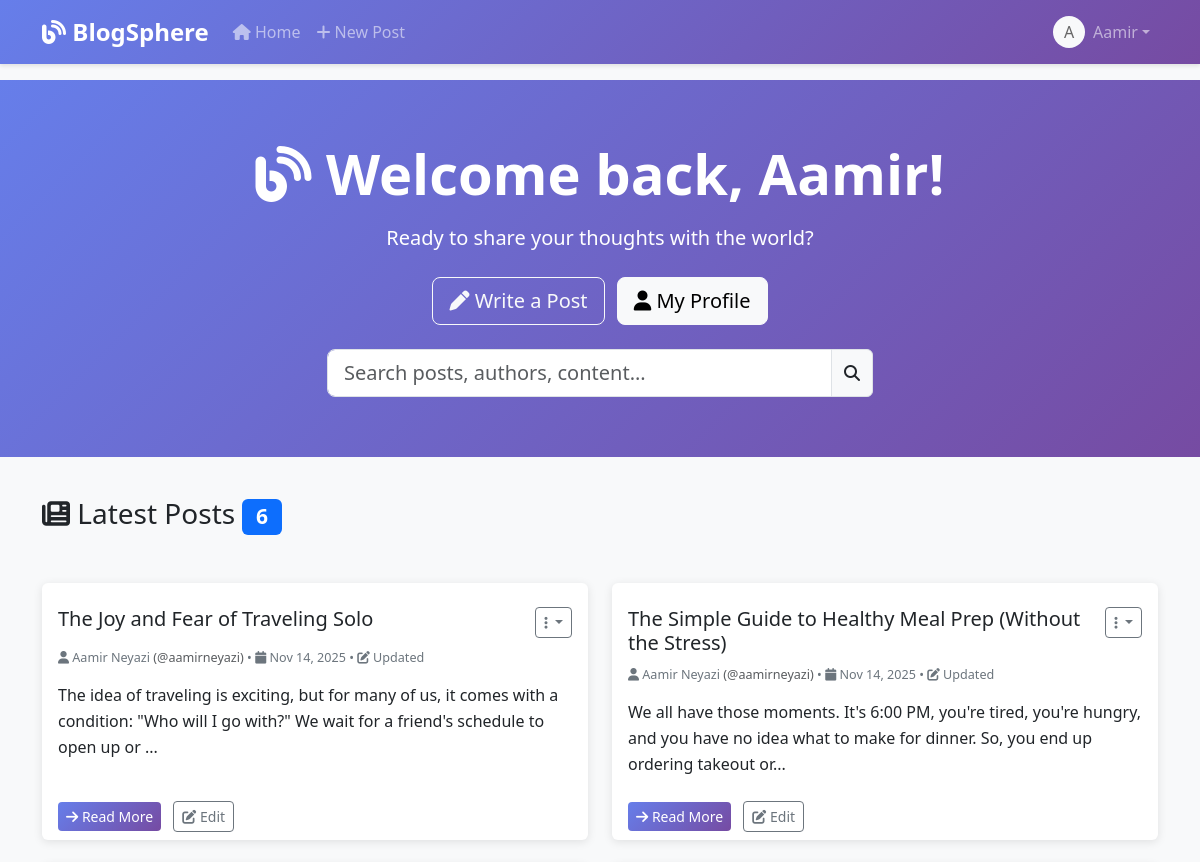
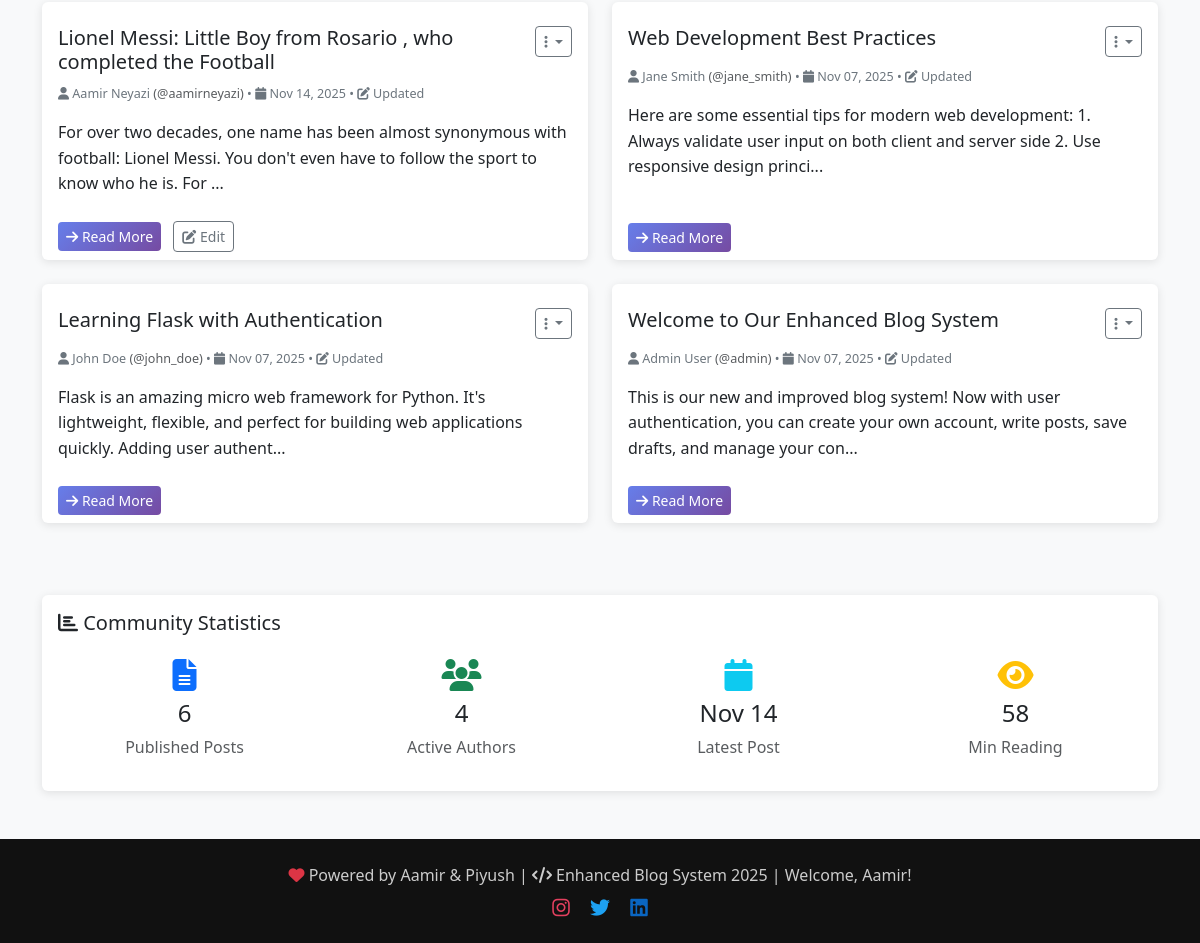
Page / (signed in) on the committed database (2 pictures, top to bottom).
### app.py (models this page shows, shortened)
class User(UserMixin, db.Model):
    id = db.Column(db.Integer, primary_key=True)
    username = db.Column(db.String(80), unique=True, nullable=False)
    email = db.Column(db.String(120), unique=True, nullable=False)
    password_hash = db.Column(db.String(120), nullable=False)
    first_name = db.Column(db.String(50), nullable=False)
    last_name = db.Column(db.String(50), nullable=False)
    bio = db.Column(db.Text)
    created_at = db.Column(db.DateTime, default=datetime.utcnow)
    is_active = db.Column(db.Boolean, default=True)
    posts = db.relationship('Post', backref='author', lazy=True, cascade='all, delete-orphan')
    is_admin = db.Column(db.Boolean, nullable=False, default=False)
    def get_full_name(self):
        return f"{self.first_name} {self.last_name}"

class Post(db.Model):
    id = db.Column(db.Integer, primary_key=True)
    title = db.Column(db.String(200), nullable=False)
    content = db.Column(db.Text, nullable=False)
    created_at = db.Column(db.DateTime, default=datetime.utcnow)
    updated_at = db.Column(db.DateTime, default=datetime.utcnow, onupdate=datetime.utcnow)
    user_id = db.Column(db.Integer, db.ForeignKey('user.id'), nullable=False)
    is_published = db.Column(db.Boolean, default=True)

### app.py (the view)
@app.route('/')
def index():
    posts = Post.query.filter_by(is_published=True).order_by(Post.created_at.desc()).all()
    return render_template('index.html', posts=posts)

### app.py (called while the page is built)
@login_manager.user_loader
def load_user(user_id):
    return User.query.get(int(user_id))

### templates/index.html (shortened to what this page needs)
{% extends "base.html" %}
{% block content %}
<section class="hero-section">
    <div class="container text-center">
        {% if current_user.is_authenticated %}
        <h1 class="display-4 fw-bold mb-3">
            <i class="fas fa-blog"></i> Welcome back, {{ current_user.first_name }}!
        </h1>
        <p class="lead mb-4">Ready to share your thoughts with the world?</p>
        <a href="{{ url_for('create_post') }}" class="btn btn-outline-light btn-lg me-2">
            <i class="fas fa-pen"></i> Write a Post
        </a>
        <a href="{{ url_for('profile') }}" class="btn btn-light btn-lg">
            <i class="fas fa-user"></i> My Profile
        </a>
        {% endif %}
    </div>
</section>
<div class="container">
    {% if posts %}
    <div class="row">
        <div class="col-12 mb-4">
            <h2 class="h3 mb-4">
                <i class="fas fa-newspaper"></i> Latest Posts
                <span class="badge bg-primary">{{ posts|length }}</span>
            </h2>
        </div>
    </div>
    <div class="row">
        {% for post in posts %}
        <div class="col-lg-6 col-md-6 mb-4">
            <div class="card h-100">
                <div class="card-header bg-transparent border-0 pt-4">
                    <div class="d-flex justify-content-between align-items-start">
                        <h5 class="card-title mb-0">
                            <a href="{{ url_for('view_post', post_id=post.id) }}"
                                class="text-decoration-none text-dark">
                                {{ post.title }}
                            </a>
                        </h5>
                        <div class="dropdown">
                            <button class="btn btn-sm btn-outline-secondary dropdown-toggle" type="button"
                                data-bs-toggle="dropdown">
                                <i class="fas fa-ellipsis-v"></i>
                            </button>
                        </div>
                    </div>
                </div>
                <div class="card-body pt-0">
                    <div class="post-meta mb-3">
                        <small>
                            <i class="fas fa-user"></i> {{ post.author.get_full_name() }}
                            <span class="text-muted">(@{{ post.author.username }})</span> •
                            <i class="fas fa-calendar"></i> {{ post.created_at.strftime('%b %d, %Y') }}
                            {% if post.updated_at != post.created_at %}
                            • <i class="fas fa-edit"></i> Updated
                            {% endif %}
                        </small>
                    </div>
                    <p class="card-text post-content">
                        {% if post.content|length > 150 %}
                        {{ post.content[:150] }}...
                        {% else %}
                        {{ post.content }}
                        {% endif %}
                    </p>
                </div>
                <div class="card-footer bg-transparent border-0">
                    <a href="{{ url_for('view_post', post_id=post.id) }}" class="btn btn-primary btn-sm">
                        <i class="fas fa-arrow-right"></i> Read More
                    </a>
                    {% if current_user.is_authenticated and current_user.id == post.user_id %}
                    <a href="{{ url_for('edit_post', post_id=post.id) }}" class="btn btn-outline-secondary btn-sm ms-2">
                        <i class="fas fa-edit"></i> Edit
                    </a>
                    {% endif %}
                </div>
            </div>
        </div>
        {% if loop.index % 2 == 0 %}
    </div>
    <div class="row">
        {% endif %}
        {% endfor %}
    </div>
    {% endif %}
    {% if posts %}
    <div class="row mt-5">
        <div class="col-12">
            <div class="card">
                <div class="card-body">
                    <h5 class="card-title">
                        <i class="fas fa-chart-bar"></i> Community Statistics
                    </h5>
                    <div class="row text-center">
                        <div class="col-md-3">
                            <div class="p-3">
                                <i class="fas fa-file-alt fa-2x text-primary mb-2"></i>
                                <h4>{{ posts|length }}</h4>
                                <p class="text-muted mb-0">Published Posts</p>
                            </div>
                        </div>
                        <div class="col-md-3">
                            <div class="p-3">
                                <i class="fas fa-users fa-2x text-success mb-2"></i>
                                <h4>{{ posts|map(attribute='author')|map(attribute='username')|unique|list|length }}
                                </h4>
                                <p class="text-muted mb-0">Active Authors</p>
                            </div>
                        </div>
                        <div class="col-md-3">
                            <div class="p-3">
                                <i class="fas fa-calendar fa-2x text-info mb-2"></i>
                                <h4>{{ posts[0].created_at.strftime('%b %d') if posts else 'N/A' }}</h4>
                                <p class="text-muted mb-0">Latest Post</p>
                            </div>
                        </div>
                        <div class="col-md-3">
                            <div class="p-3">
                                <i class="fas fa-eye fa-2x text-warning mb-2"></i>
                                <h4>
                                    {{ (posts|map(attribute='content')|map('length')|sum / 200)|round|int if posts else
                                    0 }}
                                </h4>
                                <p class="text-muted mb-0">Min Reading</p>
                            </div>
                        </div>
                    </div>
                </div>
            </div>
        </div>
    </div>
    {% endif %}
</div>
{% endblock %}

### templates/base.html (shortened to what this page needs)
<!DOCTYPE html>
<html lang="en">
<head>
    <link href="https://cdnjs.cloudflare.com/ajax/libs/bootstrap/5.3.0/css/bootstrap.min.css" rel="stylesheet">
    <link href="https://cdnjs.cloudflare.com/ajax/libs/font-awesome/6.4.0/css/all.min.css" rel="stylesheet">
</head>
<body>
    <nav class="navbar navbar-expand-lg navbar-dark">
        <div class="container">
            <a class="navbar-brand" href="{{ url_for('index') }}">
                <i class="fas fa-blog"></i> BlogSphere
            </a>
            <div class="collapse navbar-collapse" id="navbarNav">
                <ul class="navbar-nav me-auto">
                    <li class="nav-item">
                        <a class="nav-link" href="{{ url_for('index') }}">
                            <i class="fas fa-home"></i> Home
                        </a>
                    </li>
                    {% if current_user.is_authenticated %}
                    <li class="nav-item">
                        <a class="nav-link" href="{{ url_for('create_post') }}">
                            <i class="fas fa-plus"></i> New Post
                        </a>
                    </li>
                    {% endif %}
                </ul>
                <ul class="navbar-nav">
                    {% if current_user.is_authenticated %}
                    <li class="nav-item dropdown">
                        <a class="nav-link dropdown-toggle d-flex align-items-center" href="#" id="navbarDropdown"
                            role="button" data-bs-toggle="dropdown">
                            <div class="bg-light rounded-circle d-flex align-items-center justify-content-center me-2"
                                style="width: 32px; height: 32px; color: #666;">
                                {{ current_user.first_name[0].upper() }}
                            </div>
                            {{ current_user.first_name }}
                        </a>
                    </li>
                    {% endif %}
                </ul>
            </div>
        </div>
    </nav>
    <main class="fade-in">
        {% block content %}{% endblock %}
    </main>
    <footer class="footer mt-5 py-4" style="background-color: #111; color: #ccc; text-align: center;">
    <div class="container text-center">
        <p class="mb-0">
            <i class="fas fa-heart text-danger"></i>
            Powered by Aamir & Piyush |
            <i class="fas fa-code"></i>
            Enhanced Blog System 2025
            {% if current_user.is_authenticated %}
            | Welcome, {{ current_user.first_name }}!
            {% endif %}
        </p>
    </div>
    <div class="mt-2">
        <a href="https://www.instagram.com/aamir_._10/" target="_blank" class="mx-2" style="color: #E4405F; text-decoration: none;">
            <i class="fab fa-instagram fa-lg"></i>
        </a>
        <a href="https://x.com/AamirNeyazi" target="_blank" class="mx-2" style="color: #1DA1F2; text-decoration: none;">
            <i class="fab fa-twitter fa-lg"></i>
        </a>
        <a href="https://www.linkedin.com/in/aamirneyazi/" target="_blank" class="mx-2" style="color: #0A66C2; text-decoration: none;">
            <i class="fab fa-linkedin fa-lg"></i>
        </a>
    </div>
</footer>
</body>
</html>

### templates/base.html (style rules this page uses)
body { background-color: #f8f9fa; font-family: 'Segoe UI', Tahoma, Geneva, Verdana, sans-serif; }
.navbar { background: linear-gradient(135deg, #667eea 0%, #764ba2 100%); box-shadow: 0 2px 4px rgba(0, 0, 0, 0.1); }
.navbar-brand { font-weight: bold; font-size: 1.5rem; }
.card { border: none; box-shadow: 0 2px 10px rgba(0, 0, 0, 0.1); transition: transform 0.2s ease-in-out; }
.btn-primary { background: linear-gradient(135deg, #667eea 0%, #764ba2 100%); border: none; }
.post-meta { color: #6c757d; font-size: 0.9rem; }
.post-content { line-height: 1.6; }
.footer { background-color: #343a40; color: white; margin-top: 50px; }
.fade-in { animation: fadeIn 0.5s ease-in; }
.hero-section { background: linear-gradient(135deg, #667eea 0%, #764ba2 100%); color: white; padding: 60px 0; margin-bottom: 40px; }

### rows in the picture
User: first_name "A", first_name "Aamir"
Post: title "The Joy and Fear of Traveling Solo", author.get_full_name "Aamir Neyazi", author.username "aamirneyazi", created_at "Nov 14, 2025", shows "Updated", content "The idea of traveling is exciting, but for many of us, it comes with a condition: \"Who will I go with?\" We wait for a friend's schedule to open up or", created_at "Nov 14"
Post: title "The Simple Guide to Healthy Meal Prep (Without the Stress)", author.get_full_name "Aamir Neyazi", author.username "aamirneyazi", created_at "Nov 14, 2025", shows "Updated", content "We all have those moments. It's 6:00 PM, you're tired, you're hungry, and you have no idea what to make for dinner. So, you end up ordering takeout or"
Post: title "Lionel Messi: Little Boy from Rosario , who completed the Football", author.get_full_name "Aamir Neyazi", author.username "aamirneyazi", created_at "Nov 14, 2025", shows "Updated", content "For over two decades, one name has been almost synonymous with football: Lionel Messi. You don't even have to follow the sport to know who he is. For"
Post: title "Web Development Best Practices", author.get_full_name "Jane Smith", author.username "jane_smith", created_at "Nov 07, 2025", shows "Updated", content "Here are some essential tips for modern web development: 1. Always validate user input on both client and server side 2. Use responsive design princi"
Post: title "Learning Flask with Authentication", author.get_full_name "John Doe", author.username "john_doe", created_at "Nov 07, 2025", shows "Updated", content "Flask is an amazing micro web framework for Python. It's lightweight, flexible, and perfect for building web applications quickly. Adding user authent"
Post: title "Welcome to Our Enhanced Blog System", author.get_full_name "Admin User", author.username "admin", created_at "Nov 07, 2025", shows "Updated", content "This is our new and improved blog system! Now with user authentication, you can create your own account, write posts, save drafts, and manage your con"

### other values in the picture
{{ posts|length }} "6"
